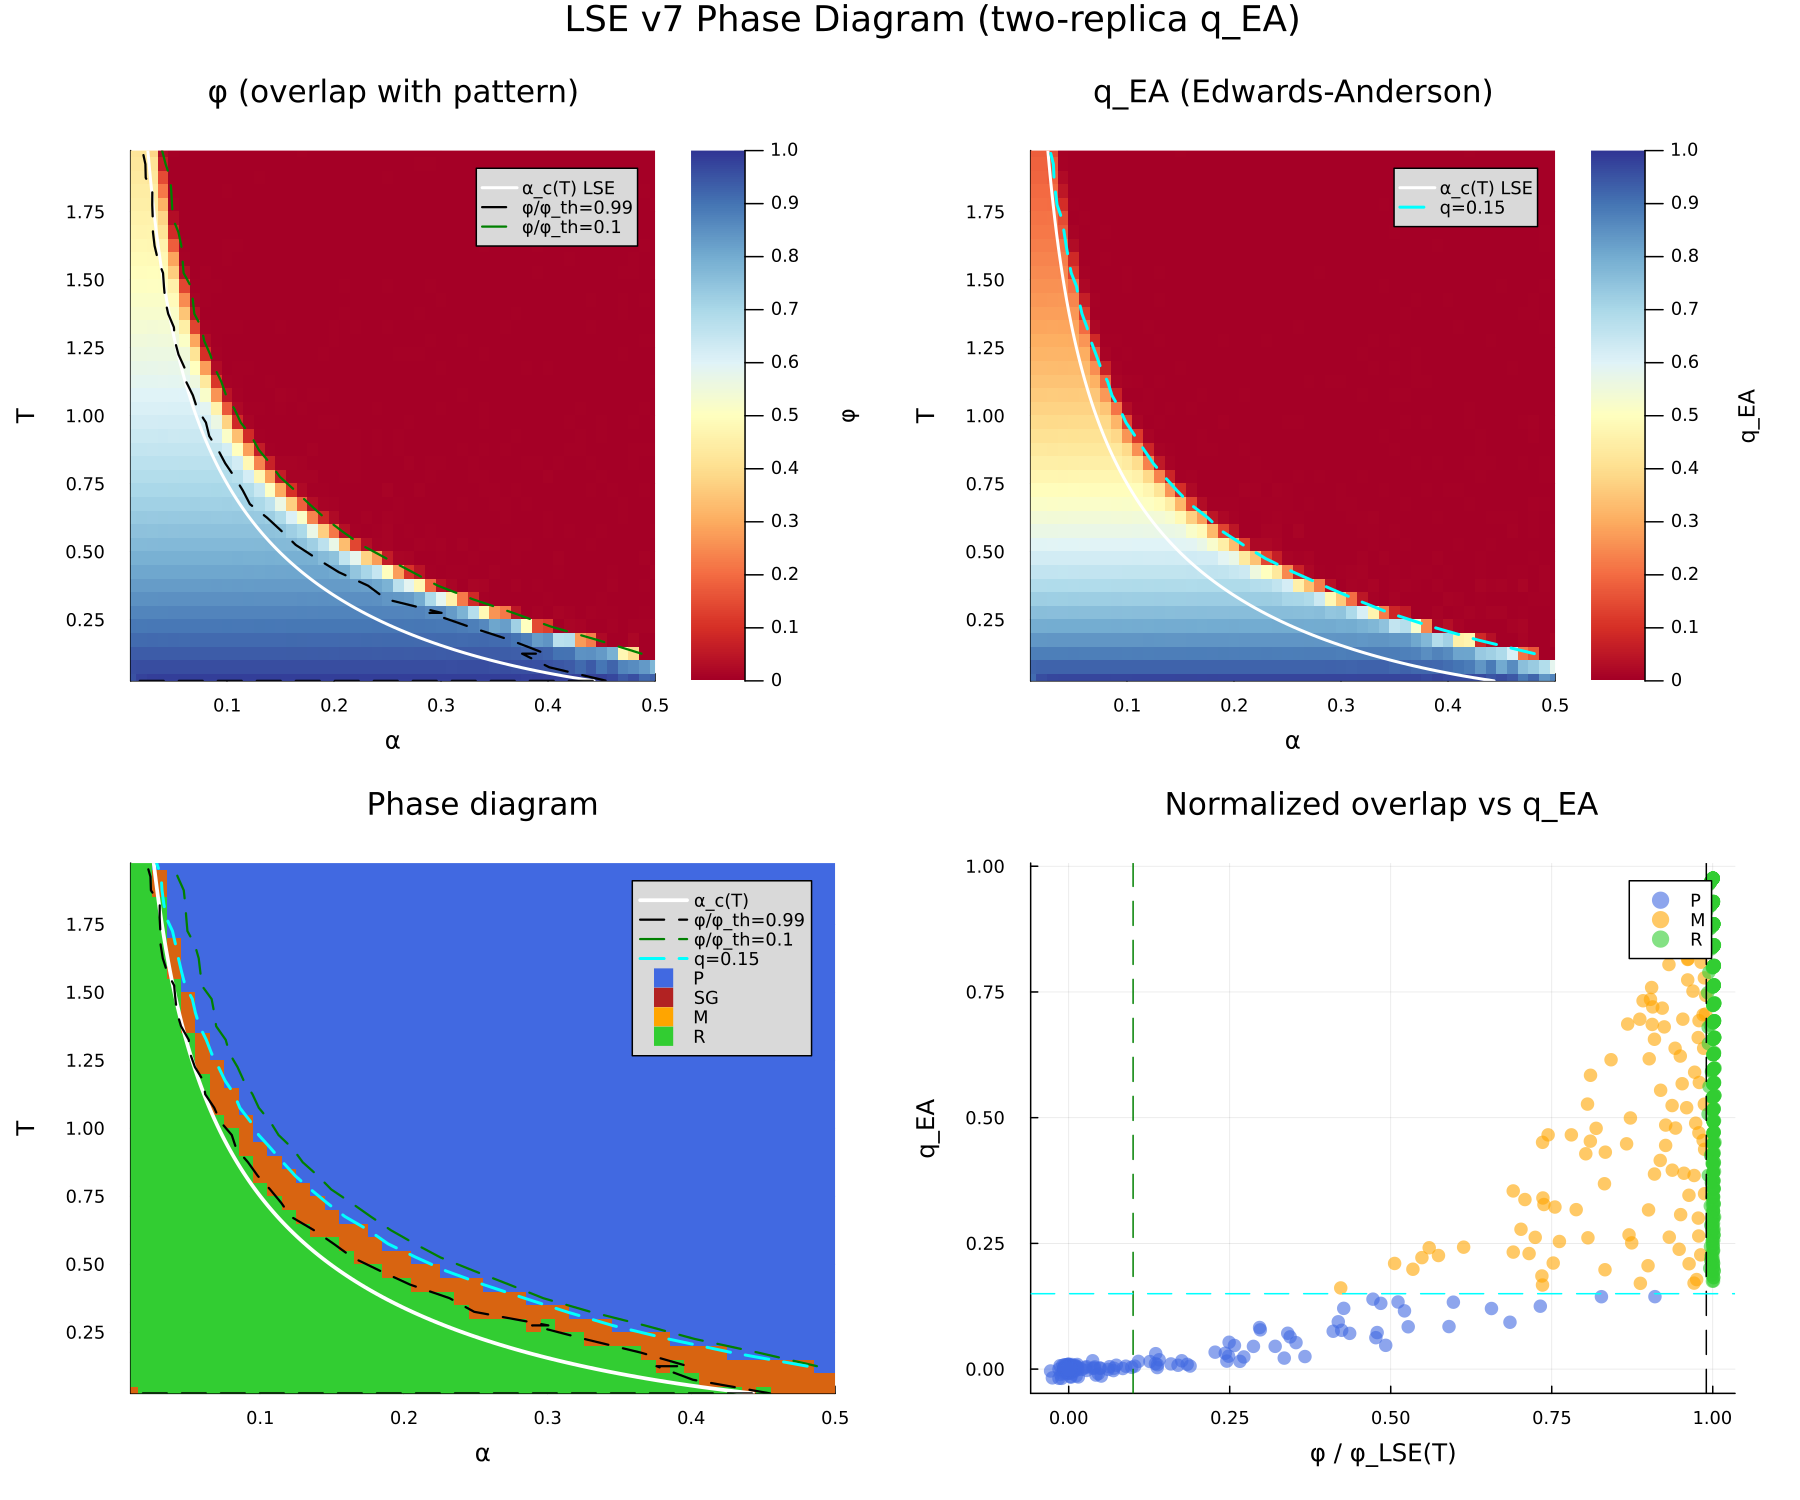

The script that saved this image:
#=
Phase Diagram Plotter for v7 Basin Stability Data
────────────────────────────────────────────────────────────────────────
Reads φ(α,T) and q_EA(α,T) maps and classifies four phases:
  Retrieval (R):     φ/φ_LSE(T) > 0.5  and  q > q_th  — pattern retrieved, frozen
  Mixed (M):         0.1 < φ/φ_LSE(T) ≤ 0.5  and  q > q_th  — partial overlap, frozen
  Spin-glass (SG):   φ/φ_LSE(T) ≤ 0.1  and  q > q_th  — frozen, no retrieval
  Paramagnetic (P):  q ≤ q_th  — ergodic, no order

Theoretical phase boundary for LSE (from ICML 2026 paper):
  φ_LSE(T) = ½[-T + √(T² + 4)]               (Eq. 33, equilibrium alignment)
  f_ret(T)  = 1 - φ(T) - (T/2) ln[1 - φ(T)²]  (Eq. 34, retrieval free energy)
  α_c(T)   = ½[1 - f_ret(T)]²                  (Eq. 35, critical capacity)
  α_c(0) = 0.5; retrieval extends to high T at small α

Outputs: maps_phases_v7.{png,pdf}
────────────────────────────────────────────────────────────────────────
=#

using CSV
using DataFrames
using Plots
using Printf
using Statistics

# ──────────────── Configuration ────────────────

# Input files
phi_csv = "basin_stab_LSE_v7.csv"
q_csv   = "basin_stab_LSE_v7_q.csv"
out_base = "maps_phases_LSE_v7"

# Phase classification thresholds
const Q_TH   = 0.15     # q above this → frozen (non-ergodic)
const PHI_R   = 0.99     # φ/φ_LSE(T) above this → retrieval
const PHI_M   = 0.1     # φ/φ_LSE(T) above this (but < PHI_R) → mixed

# ──────────────── Read data ────────────────

df_phi = CSV.read(phi_csv, DataFrame)
df_q   = CSV.read(q_csv, DataFrame)

alpha_vec = df_phi.alpha
T_names   = names(df_phi)[2:end]
T_vec     = [parse(Float64, replace(s, "T" => "")) for s in T_names]

n_alpha = length(alpha_vec)
n_T     = length(T_vec)

phi_grid = Matrix{Float64}(df_phi[:, 2:end])
q_grid   = Matrix{Float64}(df_q[:, 2:end])

@printf("Loaded: %d α × %d T grid\n", n_alpha, n_T)
@printf("α range: %.2f – %.2f\n", extrema(alpha_vec)...)
@printf("T range: %.3f – %.3f\n", extrema(T_vec)...)
@printf("φ range: %.4f – %.4f\n", extrema(phi_grid)...)
@printf("q range: %.4f – %.4f\n", extrema(q_grid)...)

# ──────────────── LSE phase boundary (ICML 2026) ────────────────

# Equilibrium overlap φ_LSE(T) — Eq. 33
φ_LSE(T) = 0.5 * (-T + sqrt(T^2 + 4))

# Retrieval free energy f_ret(T) — Eq. 34
f_ret_LSE(T) = let φ = φ_LSE(T)
    1 - φ - (T / 2) * log(1 - φ^2)
end

# Critical capacity α_c(T) — Eq. 35
α_c_LSE(T) = 0.5 * (1 - f_ret_LSE(T))^2

# Generate the theory curve: T → α_c(T)
T_theory = range(0.001, 6.0, length=1000)
α_theory = [α_c_LSE(T) for T in T_theory]

# ──────────────── Phase classification ────────────────

# Normalized overlap: φ / φ_LSE(T) — retrieval ≈ 1, non-retrieval ≈ 0
phi_norm = similar(phi_grid)
for j in 1:n_T
    phi_norm[:, j] = phi_grid[:, j] ./ φ_LSE(T_vec[j])
end

# Phase codes: 1 = Paramagnetic, 2 = Spin-glass, 3 = Mixed, 4 = Retrieval
phase_grid = zeros(Int, n_alpha, n_T)
for i in 1:n_alpha
    for j in 1:n_T
        φn = phi_norm[i, j]
        q  = q_grid[i, j]
        if q < Q_TH
            phase_grid[i, j] = 1       # Paramagnetic (ergodic)
        elseif φn >= PHI_R
            phase_grid[i, j] = 4       # Retrieval
        elseif φn >= PHI_M
            phase_grid[i, j] = 3       # Mixed (partial overlap, frozen)
        else
            phase_grid[i, j] = 2       # Spin-glass (no overlap, frozen)
        end
    end
end

# Count phases
n_P  = count(==(1), phase_grid)
n_SG = count(==(2), phase_grid)
n_M  = count(==(3), phase_grid)
n_R  = count(==(4), phase_grid)
n_total = n_alpha * n_T
@printf("\nPhase classification (φ_R=%.1f, φ_M=%.1f, q_th=%.2f):\n", PHI_R, PHI_M, Q_TH)
@printf("  Retrieval (R):     %d (%.1f%%)\n", n_R, 100*n_R/n_total)
@printf("  Mixed (M):         %d (%.1f%%)\n", n_M, 100*n_M/n_total)
@printf("  Spin-glass (SG):   %d (%.1f%%)\n", n_SG, 100*n_SG/n_total)
@printf("  Paramagnetic (P):  %d (%.1f%%)\n", n_P, 100*n_P/n_total)

# ──────────────── Threshold contour extraction ────────────────

# For each T row, find α where grid crosses level (linear interpolation)
function threshold_contour(alpha_vec, T_vec, grid, level)
    αc = Float64[]
    Tc = Float64[]
    for j in eachindex(T_vec)
        for i in 1:length(alpha_vec)-1
            v1, v2 = grid[i, j], grid[i+1, j]
            if (v1 - level) * (v2 - level) < 0
                frac = (level - v1) / (v2 - v1)
                push!(αc, alpha_vec[i] + frac * (alpha_vec[i+1] - alpha_vec[i]))
                push!(Tc, T_vec[j])
            end
        end
    end
    return αc, Tc
end

α_φR, T_φR = threshold_contour(alpha_vec, T_vec, phi_norm, PHI_R)
α_φM, T_φM = threshold_contour(alpha_vec, T_vec, phi_norm, PHI_M)
α_qth, T_qth = threshold_contour(alpha_vec, T_vec, q_grid, Q_TH)

# ──────────────── Plot ────────────────

# Panel 1: φ map (α on x, T on y)
p1 = heatmap(alpha_vec, T_vec, phi_grid',
    xlabel="α", ylabel="T", title="φ (overlap with pattern)",
    color=:RdYlBu, clims=(0, 1), colorbar_title="φ",
    xlims=(alpha_vec[1], alpha_vec[end]), ylims=(T_vec[1], T_vec[end]))

# LSE theory boundary on φ map
plot!(p1, α_theory, T_theory,
    color=:white, linewidth=2, linestyle=:solid, label="α_c(T) LSE")
plot!(p1, α_φR, T_φR, color=:black, linewidth=1.5, linestyle=:dash, label="φ/φ_th=$PHI_R")
plot!(p1, α_φM, T_φM, color=:green, linewidth=1.5, linestyle=:dash, label="φ/φ_th=$PHI_M")
plot!(p1, legend=:topright, background_color_legend=RGB(0.85, 0.85, 0.85))

# Panel 2: q map (α on x, T on y)
p2 = heatmap(alpha_vec, T_vec, q_grid',
    xlabel="α", ylabel="T", title="q_EA (Edwards-Anderson)",
    color=:RdYlBu, clims=(0, 1), colorbar_title="q_EA",
    xlims=(alpha_vec[1], alpha_vec[end]), ylims=(T_vec[1], T_vec[end]))

# LSE theory boundary on q map
plot!(p2, α_theory, T_theory,
    color=:white, linewidth=2, linestyle=:solid, label="α_c(T) LSE")
plot!(p2, α_qth, T_qth, color=:cyan, linewidth=2, linestyle=:dash, label="q=$Q_TH")
plot!(p2, legend=:topright, background_color_legend=RGB(0.85, 0.85, 0.85))

# Panel 3: Phase diagram (4 phases) — axes: α on x, T on y (ICLR convention)
# P=blue, SG=red, M=orange, R=green
phase_colors = cgrad([:royalblue, :firebrick, :orange, :limegreen],
                     [0, 1/3, 2/3, 1], categorical=true)
p3 = heatmap(alpha_vec, T_vec, phase_grid',
    xlabel="α", ylabel="T",
    title="Phase diagram",
    color=phase_colors, clims=(0.5, 4.5), colorbar=false,
    xlims=(alpha_vec[1], alpha_vec[end]), ylims=(T_vec[1], T_vec[end]))

# LSE theory boundary on phase diagram
plot!(p3, α_theory, T_theory,
    color=:white, linewidth=2.5, linestyle=:solid, label="α_c(T)")
plot!(p3, α_φR, T_φR, color=:black, linewidth=1.5, linestyle=:dash, label="φ/φ_th=$PHI_R")
plot!(p3, α_φM, T_φM, color=:green, linewidth=1.5, linestyle=:dash, label="φ/φ_th=$PHI_M")
plot!(p3, α_qth, T_qth, color=:cyan, linewidth=2, linestyle=:dash, label="q=$Q_TH")

# Phase legend (invisible markers for legend entries)
for (lab, col) in zip(["P", "SG", "M", "R"],
                       [:royalblue, :firebrick, :orange, :limegreen])
    scatter!(p3, [NaN], [NaN], color=col, markershape=:square,
        markersize=8, markerstrokewidth=0, label=lab)
end
plot!(p3, legend=:topright, background_color_legend=RGB(0.85, 0.85, 0.85))

# Panel 4: normalized φ/φ_LSE(T) vs q scatter, colored by phase
phase_col = [:royalblue, :firebrick, :orange, :limegreen]
p4 = plot(xlabel="φ / φ_LSE(T)", ylabel="q_EA",
    title="Normalized overlap vs q_EA", legend=:topright)
phase_labels = ["P", "SG", "M", "R"]
for (code, lab, col) in zip(1:4, phase_labels, phase_col)
    mask = vec(phase_grid) .== code
    any(mask) && scatter!(p4, vec(phi_norm)[mask], vec(q_grid)[mask],
        markersize=5, markershape=:circle, markerstrokewidth=0,
        alpha=0.6, color=col, label=lab)
end

# Phase boundary lines
vline!(p4, [PHI_R], color=:black, linestyle=:dash, linewidth=1, label="")
vline!(p4, [PHI_M], color=:green, linestyle=:dash, linewidth=1, label="")
hline!(p4, [Q_TH],  color=:cyan, linestyle=:dash, linewidth=1, label="")

# Combine
p = plot(p1, p2, p3, p4,
    layout=(2, 2), size=(1200, 1000), dpi=150,
    plot_title="LSE v7 Phase Diagram (two-replica q_EA)",
    margin=5Plots.mm)

png_name = "$out_base.png"
pdf_name = "$out_base.pdf"
savefig(p, png_name)
savefig(p, pdf_name)
println("\n✓ Saved: $png_name")
println("✓ Saved: $pdf_name")
